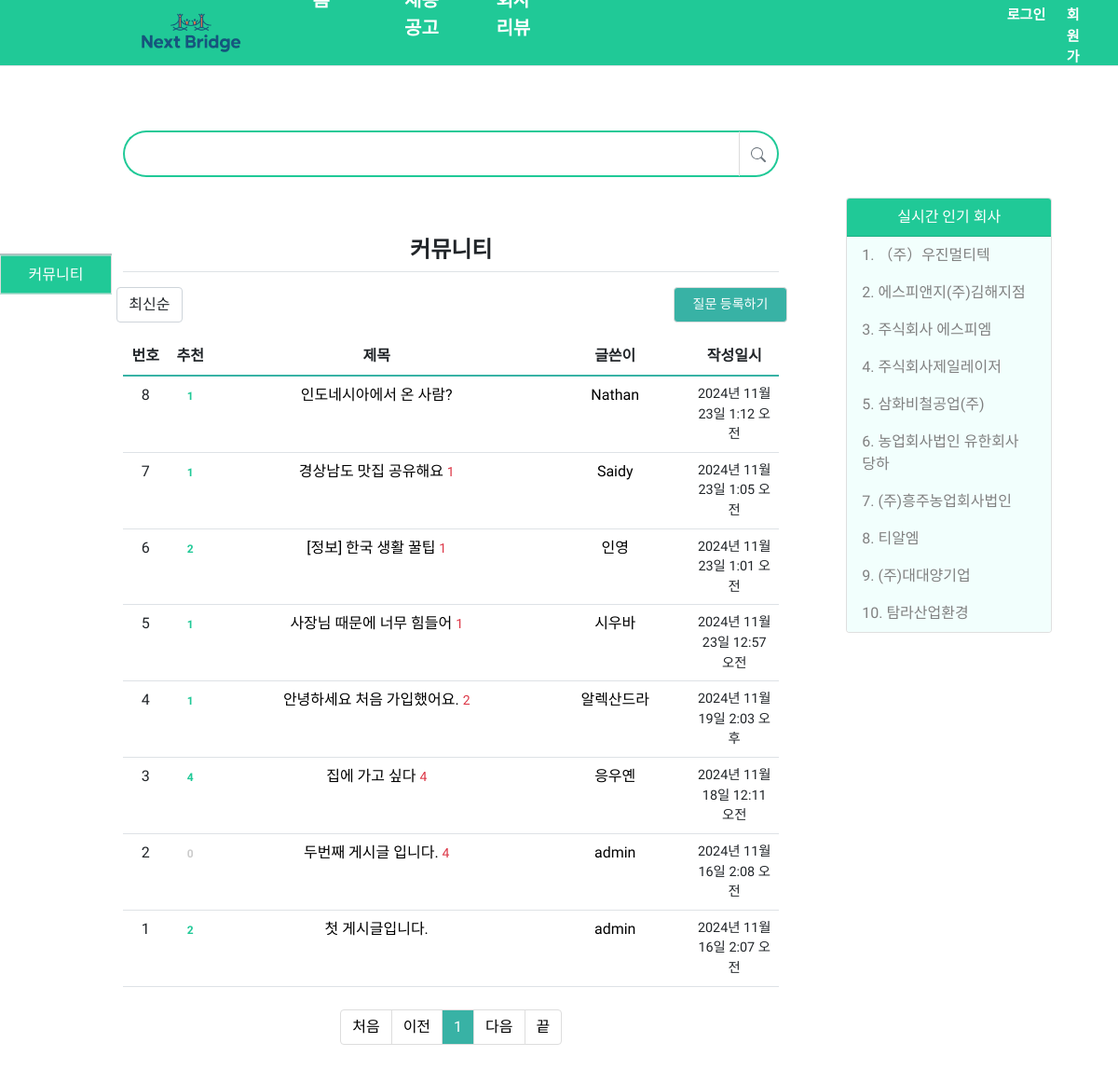
Screenshot of /home/question/list/ with the database file from the repository.
### home/models.py (models this page shows, shortened)
class Category(models.Model):
    name = models.CharField(max_length=20, unique=True)
    description = models.CharField(max_length=200, null=True, blank=True)
    has_answer = models.BooleanField(default=True) # 답변가능 여부
    def get_absolute_url(self):
        return reverse('home:index', args=[self.name])

class Question(models.Model):
    author = models.ForeignKey(User, on_delete=models.CASCADE, related_name='author_question')   # 글쓴이
    subject = models.CharField(max_length=200)                                                   # 제목
    content = models.TextField()                                                                 # 내용
    create_date = models.DateTimeField()                                                         # 등록 일시
    modify_date = models.DateTimeField(null=True, blank=True)                                    # 수정 일시
    voter = models.ManyToManyField(User, related_name='voter_question')                          # 추천인 추가
    category = models.ForeignKey(Category, on_delete=models.CASCADE, related_name='category_question') # 카테고리
    @staticmethod
    def order_by_so(question_list, so):
        if so == 'recommend':
            question_list = question_list.annotate(num_voter=Count('voter')).order_by('-num_voter', '-create_date')
        elif so == 'popular':
            question_list = question_list.annotate(num_answer=Count('answer')).order_by('-num_answer', '-create_date')
        else: # so == 'recent'
            question_list = question_list.order_by('-create_date')
        return question_list
    def get_absolute_url(self):
        return reverse('home:detail', args=[self.id])

### jobs/models.py (models this page shows, shortened)
class JobPosting(models.Model):
    company_name = models.CharField(max_length=255)         # 회사 이름
    title = models.CharField(max_length=255)                # 공고 제목
    upper_region = models.CharField(max_length=255)         # 지역 대분류
    lower_region = models.CharField(max_length=255)         # 지역 대분류
    salary = models.CharField(max_length=255)               # 급여
    upper_field = models.CharField(max_length=255)          # 직무 분야
    lower_field = models.CharField(max_length=255)          # 직무 세부
    post_date = models.DateField()                          # 등록 날짜
    due_date = models.DateField()                           # 채용 마감일
    description = models.TextField()                        # 상세 근무 요강
    company_address = models.CharField(max_length=255, default="Unknown")  # 회사 주소
    recruit_conditions = models.JSONField(null=True, blank=True)  # 모집 조건
    work_conditions = models.JSONField(null=True, blank=True)  # 근무 조건
    welfare_conditions = models.JSONField(null=True, blank=True)  # 복리후생

### home/views/base_views.py (the view, shortened to what this page needs)
# urls.py: path('', base_views.index, name='index'),  # '/' 에 해당되는 path
def index(request, category_name='community'):
    page = request.GET.get('page', '1')  # 페이지
    kw = request.GET.get('kw', '')  # 검색어
    so = request.GET.get('so', 'recent') # 정렬기준
    company_list = JobPosting.objects.all()
    category = get_object_or_404(Category, name=category_name)
    question_list = Question.order_by_so(
        Question.objects.filter(category=category).select_related('author__profile'), so)
    company_list = JobPosting.objects.annotate(
        review_count=Count('company_reviews'),  # 리뷰 개수 계산
        average_rating=Avg('company_reviews__rating')  # 평균 평점 계산
    ).order_by('-average_rating')[:10]
    paginator = Paginator(question_list, 15) # 페이지 당 15개씩 보여주기
    page_obj = paginator.get_page(page)
    context = {
        'question_list': page_obj,
        'page': page,
        'kw': kw,
        'so': so,
        'category': category,
        'companies': company_list,
    }
    return render(request, 'home/question_list.html', context)

### home/templatetags/home_filter.py (called while the page is built)
@register.filter
def sub(value, arg):
    return value - arg

### templates/home/question_list.html (shortened to what this page needs)
{% extends 'base.html' %}
{% load static %}
{% load home_filter %}
{% block content %}
<link rel="stylesheet" href="{% static 'question_list.css' %}">
<div class="container my-3">
    <div class="row">
        <div class="col-md-8">
            <div class="col-4 input-group">
                <input type="text" id ="search_kw" class="form-control" value="{{ kw|default_if_none:'' }}">
                <div class="input-group-append">
                    <button class="btn btn-outline-secondary" type="button" id="btn_search">
                        <svg xmlns="http://www.w3.org/2000/svg" width="16" height="16" fill="currentColor" class="bi bi-search" viewBox="0 0 16 16">
                         <path d="M11.742 10.344a6.5 6.5 0 1 0-1.397 1.398h-.001q.044.06.098.115l3.85 3.85a1 1 0 0 0 1.415-1.414l-3.85-3.85a1 1 0 0 0-.115-.1zM12 6.5a5.5 5.5 0 1 1-11 0 5.5 5.5 0 0 1 11 0"/>
                       </svg>
                    </button>
                </div>
            </div>
            <h4 class="border-bottom pb-2 my-3">{{ category.description }}</h4>
            <div class="row align-items-center justify-content-between my-3">
                <div class="col-auto">
                    <select class="form-control so">
                        <option value="recent" {% if so == 'recent' %}selected{% endif %}>최신순</option>
                    </select>
                </div>
                <div class="col-auto">
                    <a href="{% url 'home:question_create' category.name %}" class="btn btn-primary">질문 등록하기</a>
                </div>
            </div>
            <table class="table">
                <thead>
                    <tr class="text-center thead-dark">
                        <th>번호</th>
                        <th>추천</th>
                        <th style="width:50%">제목</th>
                        <th>글쓴이</th>
                        <th>작성일시</th>
                    </tr>
                </thead>
                <tbody>
                {% if question_list %}
                {% for question in question_list %}
                <tr class="text-center">
                    <td>
                        {{ question_list.paginator.count|sub:question_list.start_index|sub:forloop.counter0|add:1 }}
                    </td>
                    <td>
                        {% if question.voter.all.count > 0 %}
                            <span class="badge badge-warning px-2 py-1" style="color:#20c997;">{{ question.voter.count }}</span>
                        {% else %}
                            <span class="badge badge-light px-2 py-1" style="color:#ccc;">0</span>
                        {% endif %}
                    </td>
                    <td class="text-left">
                        <a href="{{ question.get_absolute_url }}">{{ question.subject }}</a>
                        {% if question.answer_set.count > 0 %}
                        <span class="text-danger small ml-2">{{ question.answer_set.count }}</span>
                        {% endif %}
                    </td>
                    <td>
                        <a href="{% url 'common:profile_base' question.author.id %}">{{ question.author.username }}</a>
                    </td>
                    <td>{{ question.create_date }}</td>
                </tr>
                {% endfor %}
                {% else %}
                <tr>
                    <td colspan="3">질문이 없습니다.</td>
                </tr>
                {% endif %}
                </tbody>
            </table>
            <ul class="pagination justify-content-center">
                {% if question_list.has_previous %}
                    <li class="page-item">
                        <a class="page-link" data-page="1" href="#">처음</a>
                    </li>
                   <li class="page-item">
                        <a class="page-link" data-page="{{ question_list.previous_page_number }}" href="javascript:void(0)">이전</a>
                    </li>
                {% else %}
                    <li class="page-item disabled">
                        <a class="page-link" tabindex="-1" aria-disabled="true" href="#">처음</a>
                    </li>
                    <li class="page-item disabled">
                        <a class="page-link" tabindex="-1" aria-disabled="true" href="#">이전</a>
                    </li>
                {% endif %}
                {% for page_number in question_list.paginator.page_range %}
                    {% if page_number >= question_list.number|add:-4 and page_number <= question_list.number|add:4 %}
                        {% if page_number == question_list.number %}
                        <li class="page-item active" aria-current="page">
                            <a class="page-link" data-page="{{ page_number }}" href="#">{{ page_number }}</a>
                        </li>
                        {% else %}
                        <li class="page-item">
                            <a class="page-link" data-page="{{ page_number }}" href="#">{{ page_number }}</a>
                        </li>
                        {% endif %}
                    {% endif %}
                {% endfor %}
                {% if question_list.has_next %}
                    <li class="page-item">
                         <a class="page-link" data-page="{{ question_list.next_page_number }}" href="#">다음</a>
                    </li>
                    <li class="page-item">
                         <a class="page-link" data-page="{{ question_list.paginator.num_pages }}" href="#">끝</a>
                    </li>
                {% else %}
                    <li class="page-item disabled">
                        <a class="page-link" tabindex="-1" aria-disabled="true" href="#">다음</a>
                    </li>
                    <li class="page-item disabled">
                        <a class="page-link" tabindex="-1" aria-disabled="true" href="#">끝</a>
                    </li>
                {% endif %}
            </ul>
        </div>
        <div class="col-md-4">
            <div class="card">
                <div class="card-header">
                    실시간 인기 회사
                </div>
                <ul class="list-group list-group-flush">
                    {% for company in companies %}
                    <li class="list-group-item">{{ forloop.counter }}. {{ company.company_name }}</li>
                    {% endfor %}
                </ul>
            </div>
        </div>
    </div>
</div>
{% endblock %}

### templates/base.html (shortened to what this page needs)
{% load static %}
<!doctype html>
<html lang="ko">
<head>
    <link rel="stylesheet" type="text/css" href="{% static 'bootstrap.min.css' %}">
    <link rel="stylesheet" type="text/css" href="{% static 'style.css' %}">
    <link rel="stylesheet"  href="https://cdn.jsdelivr.net/gh/lipis/flag-icons@7.2.3/css/flag-icons.min.css"/>
</head>
<body>
{% include "navbar.html" %}
<div class="container my-3">
    <div class="row">
        {% if "/home" in request.path %}
        <div class="col-sm-12 col-md-3 col-lg-2 p-2">
            {% include "sidebar.html" %}
        </div>
        {% endif %}
        {% block content %}
        {% endblock %}
    </div>
</div>
</body>
</html>

### templates/navbar.html (shortened to what this page needs)
{% load static %}
<nav class="navbar navbar-expand-lg navbar-light bg-light border-bottom">
    <div class="container-fluid">
        <a class="navbar-brand" href="{% url 'home:index' %}">
            <img src="{% static 'img/logo_img.png' %}" alt="로고 이미지" style="width: 150px; height: auto;">
        </a>
        <div class="collapse navbar-collapse" id="navbarSupportedContent">
            <ul class="navbar-nav me-auto mb-2 mb-lg-0">
                <li class="nav-item">
                    <a class="nav-link" href="{% url 'home:index' %}">홈</a>
                </li>
                <li class="nav-item">
                    <a class="nav-link" href="{% url 'jobs:job_list' %}">채용 공고</a>
                </li>
                <li class="nav-item">
                    <a class="nav-link" href="{% url 'reviews:index' %}">회사 리뷰</a>
                </li>
                {% if user.is_authenticated %}
                <li class="nav-item">
                    <a class="nav-link" href="{% url 'common:profile_base' user.id %}">{{ user.username }}</a>
                </li>
                <li class="nav-item">
                    <a class="nav-link" href="{% url 'common:logout' %}">{{ user.username }} (로그아웃)</a>
                </li>
                {% else %}
                <li class="nav-item ">
                    <a class="nav-link" href="{% url 'common:login' %}">로그인</a>
                </li>
                <li class="nav-item ">
                    <a class="nav-link" href="{% url 'common:signup' %}">회원가입</a>
                </li>
                {% endif %}
            </ul>
        </div>
    </div>
</nav>

### templates/sidebar.html
<nav id="sidebar" class="border-top border-secondary">
    <div class="list-group">
            <a class="rounded-0 list-group-item list-group-item-action list-group-item-light
               {% if category.name == 'community' %}active{% endif %}" href="{% url 'home:index' 'community' %}">커뮤니티</a>
    </div>
</nav>

### static/style.css (style rules this page uses)
body { font-family: "Gowun Dodum", serif; font-weight: 400; font-style: normal; }
.navbar.navbar-expand-lg.navbar-light.bg-light.border-bottom { position: fixed; left: 0; top: 0; right: 0; width: 100%; display: flex; align-items: center; padding: 0; z-index: 1000; }
.container-fluid { height: 70px; background-color: #20c997; }
.navbar-brand { margin-left: 10%; }
.nav-item { margin: 0 2em; }
#navbarSupportedContent > ul > li>a { color:white; font-weight: bold; }
#navbarSupportedContent > ul > li:nth-child(-n+3) > a { margin-top:0.5em; font-size: 20px; width:200%; }
#navbarSupportedContent > ul > li:nth-child(4) > a, #navbarSupportedContent > ul > li:nth-child(5) > a { font-size:15px; margin-top: 2em; width:200%; }
#navbarSupportedContent > ul > li:nth-child(4)>a { margin-left:30em; }
#navbarSupportedContent > ul > li:nth-child(5)>a { margin-left:-2em; }
.pagination.justify-content-center { margin:1.5em 0; }
.pagination .page-item .page-link { color: black; background-color: white; border: 1px solid #ddd; }
.pagination .page-item.active .page-link { background-color: #38B2A5; color: white; }
.nav-link { color: black; text-decoration: none; width:100%; }
.border-bottom.pb-2.my-3 { text-align: center; font-weight:bold; }

### static/question_list.css (style rules this page uses)
.row { margin-top:2%; margin-left:3%; width:100%; }
.border-top.border-secondary { position: fixed; left: 0; top: 25%; transform: translateY(-50%); width:10%; text-align: center; }
.rounded-0.list-group-item.list-group-item-action.list-group-item-light.active { background-color:#20c997; border:1px solid gainsboro; }
.col-4.input-group { margin-top:4em; width:100%; }
#search_kw { height:50px; background-color: white; border: 2px solid #20c997; border-radius: 50px 0 0 50px; outline: none; border-right-color:gainsboro; }
#btn_search { height:50px; background-color: white; border: 2px solid #20c997; border-radius: 0 50px 50px 0; outline: none; border-left:none; }
.border-bottom.pb-2.my-3 { padding-top:2em; font-weight: bold; }
.card { margin-left:3em; margin-top:40%; width:65% }
.card-header { background-color: #20c997; text-align: center; color:white; }
.list-group-item { color:grey; }
.list-group-item { border:none; background-color:#f2fffd; }
.btn.btn-primary { font-size: 14px; background-color: #38B2A5; height: 38px; display: flex; align-items: center; justify-content: center; padding: 0 15px; margin-left: 10px; border:1px solid gainsboro; }
.col-auto { margin-left:-2.5em; }
.row.align-items-center.justify-content-between.my-3 { display: flex; justify-content: space-between; align-items: center; margin-top:2em; }
.btn.btn-primary { height:38px; padding:0 20px; white-space:nowrap; }
.text-center.thead-dark { border-bottom:2px solid #38B2A5; }
body > div > div > div.container.my-3 > div > div.col-md-8 > table > thead > tr > th:nth-child(1), body > div > div > div.container.my-3 > div > div.col-md-8 > table > thead > tr > th:nth-child(2) { width:3em; }
body > div > div > div.container.my-3 > div > div.col-md-8 > table > tbody > tr> td.text-left > a, body > div > div > div.container.my-3 > div > div.col-md-8 > table > tbody > tr > td:nth-child(4) > a { text-decoration:none; color: black; }
body > div > div > div.container.my-3 > div > div.col-md-8 > table > thead > tr > th:nth-child(4) { width:10em; }
body > div > div > div > div > div.col-md-8 > table > tbody > tr > td:nth-child(5) { font-size: 0.9em; }

### rows the page displays
Category: description "커뮤니티"
Question: paginator.count|sub "8", voter.count "1", subject "인도네시아에서 온 사람?", author.username "Nathan", create_date "2024년 11월 23일 1:12 오전"
Question: paginator.count|sub "7", voter.count "1", subject "경상남도 맛집 공유해요", answer_set.count "1", author.username "Saidy", create_date "2024년 11월 23일 1:05 오전"
Question: paginator.count|sub "6", voter.count "2", subject "[정보] 한국 생활 꿀팁", answer_set.count "1", author.username "인영", create_date "2024년 11월 23일 1:01 오전"
Question: paginator.count|sub "5", voter.count "1", subject "사장님 때문에 너무 힘들어", answer_set.count "1", author.username "시우바", create_date "2024년 11월 23일 12:57 오전"
Question: paginator.count|sub "4", voter.count "1", subject "안녕하세요 처음 가입했어요.", answer_set.count "2", author.username "알렉산드라", create_date "2024년 11월 19일 2:03 오후"
Question: paginator.count|sub "3", voter.count "4", subject "집에 가고 싶다", answer_set.count "4", author.username "응우옌", create_date "2024년 11월 18일 12:11 오전"
Question: paginator.count|sub "2", shows "0", subject "두번째 게시글 입니다.", answer_set.count "4", author.username "admin", create_date "2024년 11월 16일 2:08 오전"
Question: paginator.count|sub "1", voter.count "2", subject "첫 게시글입니다.", author.username "admin", create_date "2024년 11월 16일 2:07 오전"
JobPosting: company_name "（주）우진멀티텍"
JobPosting: company_name "에스피앤지(주)김해지점"
JobPosting: company_name "주식회사 에스피엠"
JobPosting: company_name "주식회사제일레이저"
JobPosting: company_name "삼화비철공업(주)"
JobPosting: company_name "농업회사법인 유한회사 당하"
JobPosting: company_name "(주)흥주농업회사법인"
JobPosting: company_name "티알엠"
JobPosting: company_name "(주)대대양기업"
JobPosting: company_name "탐라산업환경"

### other values shown
{{ page_number }} "1"
